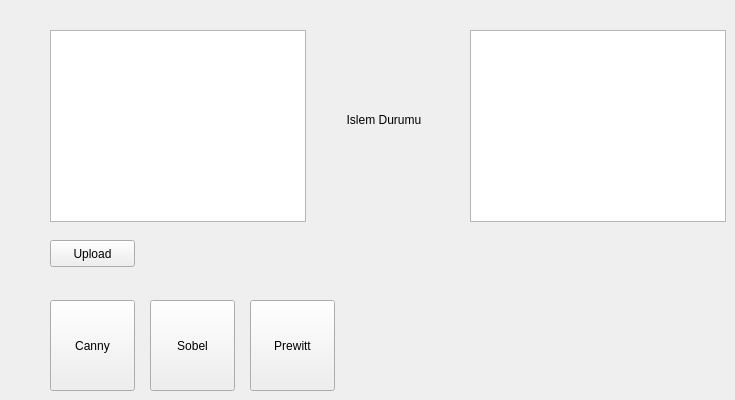
   <widget class="QWidget" name="tab_2">
    <attribute name="title">
     <string> Filtering </string>
    </attribute>
    <attribute name="toolTip">
     <string>&lt;html&gt;&lt;head/&gt;&lt;body&gt;&lt;p&gt;Canny, Sobel, Prewit ile filtrelemeler.&lt;/p&gt;&lt;/body&gt;&lt;/html&gt;</string>
    </attribute>
    <widget class="QPushButton" name="upload_btn_filterTab">
     <property name="geometry">
      <rect>
       <x>50</x>
       <y>240</y>
       <width>85</width>
       <height>27</height>
      </rect>
     </property>
     <property name="text">
      <string>Upload</string>
     </property>
    </widget>
    <widget class="QGraphicsView" name="uploadGV_filterTab">
     <property name="geometry">
      <rect>
       <x>50</x>
       <y>30</y>
       <width>256</width>
       <height>192</height>
      </rect>
     </property>
     <property name="frameShape">
      <enum>QFrame::StyledPanel</enum>
     </property>
     <property name="frameShadow">
      <enum>QFrame::Sunken</enum>
     </property>
    </widget>
    <widget class="QGraphicsView" name="operationsGV_filterTab">
     <property name="geometry">
      <rect>
       <x>470</x>
       <y>30</y>
       <width>256</width>
       <height>192</height>
      </rect>
     </property>
     <property name="frameShape">
      <enum>QFrame::StyledPanel</enum>
     </property>
     <property name="frameShadow">
      <enum>QFrame::Sunken</enum>
     </property>
    </widget>
    <widget class="QPushButton" name="canny_btn_filter">
     <property name="geometry">
      <rect>
       <x>50</x>
       <y>300</y>
       <width>85</width>
       <height>91</height>
      </rect>
     </property>
     <property name="text">
      <string>Canny</string>
     </property>
    </widget>
    <widget class="QPushButton" name="sobel_btn_filter">
     <property name="geometry">
      <rect>
       <x>150</x>
       <y>300</y>
       <width>85</width>
       <height>91</height>
      </rect>
     </property>
     <property name="text">
      <string>Sobel</string>
     </property>
    </widget>
    <widget class="QPushButton" name="prewitt_btn_filter">
     <property name="geometry">
      <rect>
       <x>250</x>
       <y>300</y>
       <width>85</width>
       <height>91</height>
      </rect>
     </property>
     <property name="text">
      <string>Prewitt</string>
     </property>
    </widget>
    <widget class="QLabel" name="filter_tab_durum_lbl">
     <property name="geometry">
      <rect>
       <x>340</x>
       <y>110</y>
       <width>101</width>
       <height>20</height>
      </rect>
     </property>
     <property name="text">
      <string>  Islem Durumu</string>
     </property>
    </widget>
   </widget>
